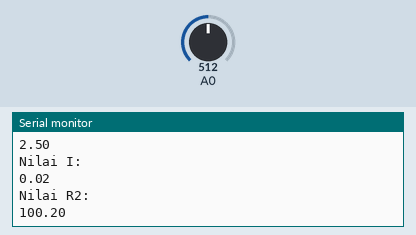
This sketch was run on a simulated Arduino Uno, built with avr-gcc and run on an emulated ATmega328P. Shown: the last lines printed to the serial monitor. The test bench sets the inputs (shaded band); at power-on: A0 = 512.

Above: at 10.8 s.
10.9 s: A0 set to 1011
At 20.19 s:
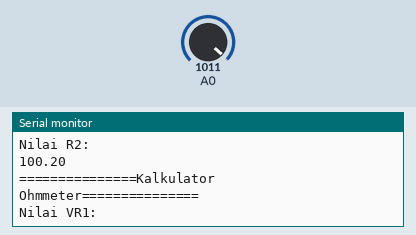
20.9 s: A0 set to 1023
At 31.3 s:
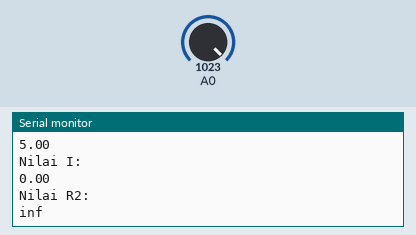
Timing chart, 0 to 32.8 s (numbered marks = the images above; inputs shaded):
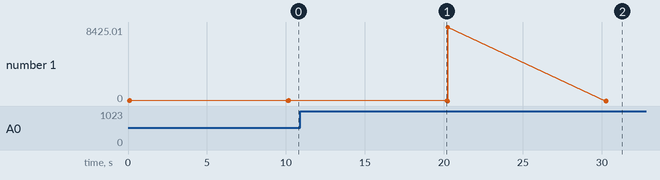

Measured:
- the behaviour switches between 1022 and 1023 on A0 (found by bisection; images 1 and 2)
- after the input at 20.9 s, the serial monitor: prints a new line after 9.4 s (image 2)
- plotted number 1: 100.2 → 8425.01 after the input at 10.9 s

The sketch:

cobaaa.ino
```cpp
void setup() {
  // put your setup code here, to run once:

 Serial.begin(9600);
 /*float adc= analogRead(A0);
 float VR2= adc*5.0/1023.0;
 Serial.println("Nilai VR2: ");
 Serial.println(VR2);
 float VR1=5.0-VR2;
 Serial.println("Nilai VR1: ");
 Serial.println(VR1);
 float IR2 = (5.0-VR2)/100.0;
 Serial.println("Nilai IR2: ");
 Serial.println(IR2);
 float R2= VR2/IR2;
 Serial.println("Nilai R2: ");
 Serial.println(R2);
 /*float R2= VR2/((5.0-VR2)/100.0);
 Serial.println("Nilai R2: ");
 Serial.println(R2);*/

}

void loop() {
 Serial.println("===============Kalkulator Ohmmeter===============");
 float adc= analogRead(A0);
 float VR2= adc*5.0/1023.0;
 float VR1=5.0-VR2;
 Serial.println("Nilai VR1: ");
 Serial.println(VR1);
 Serial.println("Nilai VR2: ");
 Serial.println(VR2);
 float I = (5.0-VR2)/100.0;
 Serial.println("Nilai I: ");
 Serial.println(I);
 float R2= VR2/I;
 Serial.println("Nilai R2: ");
 Serial.println(R2);
  delay(10000);

}
```
